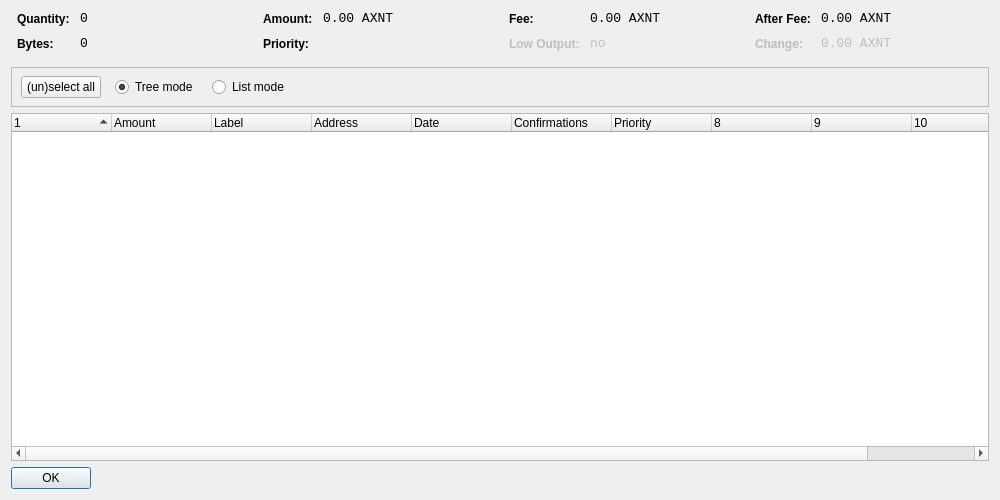
<?xml version="1.0" encoding="UTF-8"?>
<ui version="4.0">
 <class>CoinControlDialog</class>
 <widget class="QDialog" name="CoinControlDialog">
  <property name="geometry">
   <rect>
    <x>0</x>
    <y>0</y>
    <width>1000</width>
    <height>500</height>
   </rect>
  </property>
  <property name="windowTitle">
   <string>Coin Control</string>
  </property>
  <layout class="QVBoxLayout" name="verticalLayout">
   <item>
    <layout class="QHBoxLayout" name="horizontalLayoutTop" stretch="0,0,0,0">
     <property name="topMargin">
      <number>0</number>
     </property>
     <property name="bottomMargin">
      <number>10</number>
     </property>
     <item>
      <layout class="QFormLayout" name="formLayoutCoinControl1">
       <property name="horizontalSpacing">
        <number>10</number>
       </property>
       <property name="verticalSpacing">
        <number>10</number>
       </property>
       <property name="leftMargin">
        <number>6</number>
       </property>
       <property name="rightMargin">
        <number>6</number>
       </property>
       <item row="0" column="0">
        <widget class="QLabel" name="labelCoinControlQuantityText">
         <property name="styleSheet">
          <string notr="true">font-weight:bold;</string>
         </property>
         <property name="text">
          <string>Quantity:</string>
         </property>
        </widget>
       </item>
       <item row="0" column="1">
        <widget class="QLabel" name="labelCoinControlQuantity">
         <property name="font">
          <font>
           <family>Monospace</family>
           <pointsize>10</pointsize>
          </font>
         </property>
         <property name="cursor">
          <cursorShape>IBeamCursor</cursorShape>
         </property>
         <property name="contextMenuPolicy">
          <enum>Qt::ActionsContextMenu</enum>
         </property>
         <property name="text">
          <string notr="true">0</string>
         </property>
         <property name="textInteractionFlags">
          <set>Qt::LinksAccessibleByMouse|Qt::TextSelectableByKeyboard|Qt::TextSelectableByMouse</set>
         </property>
        </widget>
       </item>
       <item row="1" column="0">
        <widget class="QLabel" name="labelCoinControlBytesText">
         <property name="styleSheet">
          <string notr="true">font-weight:bold;</string>
         </property>
         <property name="text">
          <string>Bytes:</string>
         </property>
        </widget>
       </item>
       <item row="1" column="1">
        <widget class="QLabel" name="labelCoinControlBytes">
         <property name="font">
          <font>
           <family>Monospace</family>
           <pointsize>10</pointsize>
          </font>
         </property>
         <property name="cursor">
          <cursorShape>IBeamCursor</cursorShape>
         </property>
         <property name="contextMenuPolicy">
          <enum>Qt::ActionsContextMenu</enum>
         </property>
         <property name="text">
          <string notr="true">0</string>
         </property>
         <property name="textInteractionFlags">
          <set>Qt::LinksAccessibleByMouse|Qt::TextSelectableByKeyboard|Qt::TextSelectableByMouse</set>
         </property>
        </widget>
       </item>
      </layout>
     </item>
     <item>
      <layout class="QFormLayout" name="formLayoutCoinControl2">
       <property name="horizontalSpacing">
        <number>10</number>
       </property>
       <property name="verticalSpacing">
        <number>10</number>
       </property>
       <property name="leftMargin">
        <number>6</number>
       </property>
       <property name="rightMargin">
        <number>6</number>
       </property>
       <item row="0" column="0">
        <widget class="QLabel" name="labelCoinControlAmountText">
         <property name="styleSheet">
          <string notr="true">font-weight:bold;</string>
         </property>
         <property name="text">
          <string>Amount:</string>
         </property>
        </widget>
       </item>
       <item row="0" column="1">
        <widget class="QLabel" name="labelCoinControlAmount">
         <property name="font">
          <font>
           <family>Monospace</family>
           <pointsize>10</pointsize>
          </font>
         </property>
         <property name="cursor">
          <cursorShape>IBeamCursor</cursorShape>
         </property>
         <property name="contextMenuPolicy">
          <enum>Qt::ActionsContextMenu</enum>
         </property>
         <property name="text">
          <string notr="true">0.00 AXNT</string>
         </property>
         <property name="textInteractionFlags">
          <set>Qt::LinksAccessibleByMouse|Qt::TextSelectableByKeyboard|Qt::TextSelectableByMouse</set>
         </property>
        </widget>
       </item>
       <item row="1" column="0">
        <widget class="QLabel" name="labelCoinControlPriorityText">
         <property name="styleSheet">
          <string notr="true">font-weight:bold;</string>
         </property>
         <property name="text">
          <string>Priority:</string>
         </property>
        </widget>
       </item>
       <item row="1" column="1">
        <widget class="QLabel" name="labelCoinControlPriority">
         <property name="font">
          <font>
           <family>Monospace</family>
           <pointsize>10</pointsize>
          </font>
         </property>
         <property name="cursor">
          <cursorShape>IBeamCursor</cursorShape>
         </property>
         <property name="contextMenuPolicy">
          <enum>Qt::ActionsContextMenu</enum>
         </property>
         <property name="text">
          <string/>
         </property>
         <property name="textInteractionFlags">
          <set>Qt::LinksAccessibleByMouse|Qt::TextSelectableByKeyboard|Qt::TextSelectableByMouse</set>
         </property>
        </widget>
       </item>
      </layout>
     </item>
     <item>
      <layout class="QFormLayout" name="formLayoutCoinControl3">
       <property name="horizontalSpacing">
        <number>10</number>
       </property>
       <property name="verticalSpacing">
        <number>10</number>
       </property>
       <property name="leftMargin">
        <number>6</number>
       </property>
       <property name="rightMargin">
        <number>6</number>
       </property>
       <item row="0" column="0">
        <widget class="QLabel" name="labelCoinControlFeeText">
         <property name="styleSheet">
          <string notr="true">font-weight:bold;</string>
         </property>
         <property name="text">
          <string>Fee:</string>
         </property>
        </widget>
       </item>
       <item row="0" column="1">
        <widget class="QLabel" name="labelCoinControlFee">
         <property name="font">
          <font>
           <family>Monospace</family>
           <pointsize>10</pointsize>
          </font>
         </property>
         <property name="cursor">
          <cursorShape>IBeamCursor</cursorShape>
         </property>
         <property name="contextMenuPolicy">
          <enum>Qt::ActionsContextMenu</enum>
         </property>
         <property name="text">
          <string notr="true">0.00 AXNT</string>
         </property>
         <property name="textInteractionFlags">
          <set>Qt::LinksAccessibleByMouse|Qt::TextSelectableByKeyboard|Qt::TextSelectableByMouse</set>
         </property>
        </widget>
       </item>
       <item row="1" column="0">
        <widget class="QLabel" name="labelCoinControlLowOutputText">
         <property name="enabled">
          <bool>false</bool>
         </property>
         <property name="styleSheet">
          <string notr="true">font-weight:bold;</string>
         </property>
         <property name="text">
          <string>Low Output:</string>
         </property>
        </widget>
       </item>
       <item row="1" column="1">
        <widget class="QLabel" name="labelCoinControlLowOutput">
         <property name="enabled">
          <bool>false</bool>
         </property>
         <property name="font">
          <font>
           <family>Monospace</family>
           <pointsize>10</pointsize>
          </font>
         </property>
         <property name="cursor">
          <cursorShape>IBeamCursor</cursorShape>
         </property>
         <property name="contextMenuPolicy">
          <enum>Qt::ActionsContextMenu</enum>
         </property>
         <property name="text">
          <string notr="true">no</string>
         </property>
         <property name="textInteractionFlags">
          <set>Qt::LinksAccessibleByMouse|Qt::TextSelectableByKeyboard|Qt::TextSelectableByMouse</set>
         </property>
        </widget>
       </item>
      </layout>
     </item>
     <item>
      <layout class="QFormLayout" name="formLayoutCoinControl4">
       <property name="horizontalSpacing">
        <number>10</number>
       </property>
       <property name="verticalSpacing">
        <number>10</number>
       </property>
       <property name="leftMargin">
        <number>6</number>
       </property>
       <property name="rightMargin">
        <number>6</number>
       </property>
       <item row="0" column="0">
        <widget class="QLabel" name="labelCoinControlAfterFeeText">
         <property name="styleSheet">
          <string notr="true">font-weight:bold;</string>
         </property>
         <property name="text">
          <string>After Fee:</string>
         </property>
        </widget>
       </item>
       <item row="0" column="1">
        <widget class="QLabel" name="labelCoinControlAfterFee">
         <property name="font">
          <font>
           <family>Monospace</family>
           <pointsize>10</pointsize>
          </font>
         </property>
         <property name="cursor">
          <cursorShape>IBeamCursor</cursorShape>
         </property>
         <property name="contextMenuPolicy">
          <enum>Qt::ActionsContextMenu</enum>
         </property>
         <property name="text">
          <string notr="true">0.00 AXNT</string>
         </property>
         <property name="textInteractionFlags">
          <set>Qt::LinksAccessibleByMouse|Qt::TextSelectableByKeyboard|Qt::TextSelectableByMouse</set>
         </property>
        </widget>
       </item>
       <item row="1" column="0">
        <widget class="QLabel" name="labelCoinControlChangeText">
         <property name="enabled">
          <bool>false</bool>
         </property>
         <property name="styleSheet">
          <string notr="true">font-weight:bold;</string>
         </property>
         <property name="text">
          <string>Change:</string>
         </property>
        </widget>
       </item>
       <item row="1" column="1">
        <widget class="QLabel" name="labelCoinControlChange">
         <property name="enabled">
          <bool>false</bool>
         </property>
         <property name="font">
          <font>
           <family>Monospace</family>
           <pointsize>10</pointsize>
          </font>
         </property>
         <property name="cursor">
          <cursorShape>IBeamCursor</cursorShape>
         </property>
         <property name="contextMenuPolicy">
          <enum>Qt::ActionsContextMenu</enum>
         </property>
         <property name="text">
          <string notr="true">0.00 AXNT</string>
         </property>
         <property name="textInteractionFlags">
          <set>Qt::LinksAccessibleByMouse|Qt::TextSelectableByKeyboard|Qt::TextSelectableByMouse</set>
         </property>
        </widget>
       </item>
      </layout>
     </item>
    </layout>
   </item>
   <item>
    <widget class="QFrame" name="frame">
     <property name="minimumSize">
      <size>
       <width>0</width>
       <height>40</height>
      </size>
     </property>
     <property name="frameShape">
      <enum>QFrame::StyledPanel</enum>
     </property>
     <property name="frameShadow">
      <enum>QFrame::Sunken</enum>
     </property>
     <widget class="QWidget" name="horizontalLayoutWidget">
      <property name="geometry">
       <rect>
        <x>10</x>
        <y>0</y>
        <width>781</width>
        <height>41</height>
       </rect>
      </property>
      <layout class="QHBoxLayout" name="horizontalLayoutPanel" stretch="0,0,0,0,0">
       <property name="spacing">
        <number>14</number>
       </property>
       <item>
        <widget class="QPushButton" name="pushButtonSelectAll">
         <property name="sizePolicy">
          <sizepolicy hsizetype="Maximum" vsizetype="Fixed">
           <horstretch>0</horstretch>
           <verstretch>0</verstretch>
          </sizepolicy>
         </property>
         <property name="text">
          <string>(un)select all</string>
         </property>
        </widget>
       </item>
       <item>
        <widget class="QRadioButton" name="radioTreeMode">
         <property name="sizePolicy">
          <sizepolicy hsizetype="Maximum" vsizetype="Fixed">
           <horstretch>0</horstretch>
           <verstretch>0</verstretch>
          </sizepolicy>
         </property>
         <property name="text">
          <string>Tree mode</string>
         </property>
         <property name="checked">
          <bool>true</bool>
         </property>
        </widget>
       </item>
       <item>
        <widget class="QRadioButton" name="radioListMode">
         <property name="sizePolicy">
          <sizepolicy hsizetype="Maximum" vsizetype="Fixed">
           <horstretch>0</horstretch>
           <verstretch>0</verstretch>
          </sizepolicy>
         </property>
         <property name="text">
          <string>List mode</string>
         </property>
        </widget>
       </item>
       <item>
        <spacer name="horizontalSpacer">
         <property name="orientation">
          <enum>Qt::Horizontal</enum>
         </property>
         <property name="sizeHint" stdset="0">
          <size>
           <width>40</width>
           <height>20</height>
          </size>
         </property>
        </spacer>
       </item>
      </layout>
     </widget>
    </widget>
   </item>
   <item>
    <widget class="CoinControlTreeWidget" name="treeWidget">
     <property name="contextMenuPolicy">
      <enum>Qt::CustomContextMenu</enum>
     </property>
     <property name="sortingEnabled">
      <bool>false</bool>
     </property>
     <property name="columnCount">
      <number>11</number>
     </property>
     <attribute name="headerShowSortIndicator" stdset="0">
      <bool>true</bool>
     </attribute>
     <attribute name="headerStretchLastSection">
      <bool>false</bool>
     </attribute>
     <column>
      <property name="text">
       <string/>
      </property>
     </column>
     <column>
      <property name="text">
       <string>Amount</string>
      </property>
     </column>
     <column>
      <property name="text">
       <string>Label</string>
      </property>
     </column>
     <column>
      <property name="text">
       <string>Address</string>
      </property>
     </column>
     <column>
      <property name="text">
       <string>Date</string>
      </property>
     </column>
     <column>
      <property name="text">
       <string>Confirmations</string>
      </property>
      <property name="toolTip">
       <string>Confirmed</string>
      </property>
     </column>
     <column>
      <property name="text">
       <string>Priority</string>
      </property>
     </column>
     <column>
      <property name="text">
       <string/>
      </property>
     </column>
     <column>
      <property name="text">
       <string/>
      </property>
     </column>
     <column>
      <property name="text">
       <string/>
      </property>
     </column>
     <column>
      <property name="text">
       <string/>
      </property>
     </column>
    </widget>
   </item>
   <item>
    <widget class="QDialogButtonBox" name="buttonBox">
     <property name="sizePolicy">
      <sizepolicy hsizetype="Maximum" vsizetype="Fixed">
       <horstretch>0</horstretch>
       <verstretch>0</verstretch>
      </sizepolicy>
     </property>
     <property name="orientation">
      <enum>Qt::Horizontal</enum>
     </property>
     <property name="standardButtons">
      <set>QDialogButtonBox::Ok</set>
     </property>
    </widget>
   </item>
  </layout>
 </widget>
 <customwidgets>
  <customwidget>
   <class>CoinControlTreeWidget</class>
   <extends>QTreeWidget</extends>
   <header>coincontroltreewidget.h</header>
  </customwidget>
 </customwidgets>
 <resources/>
 <connections/>
</ui>
